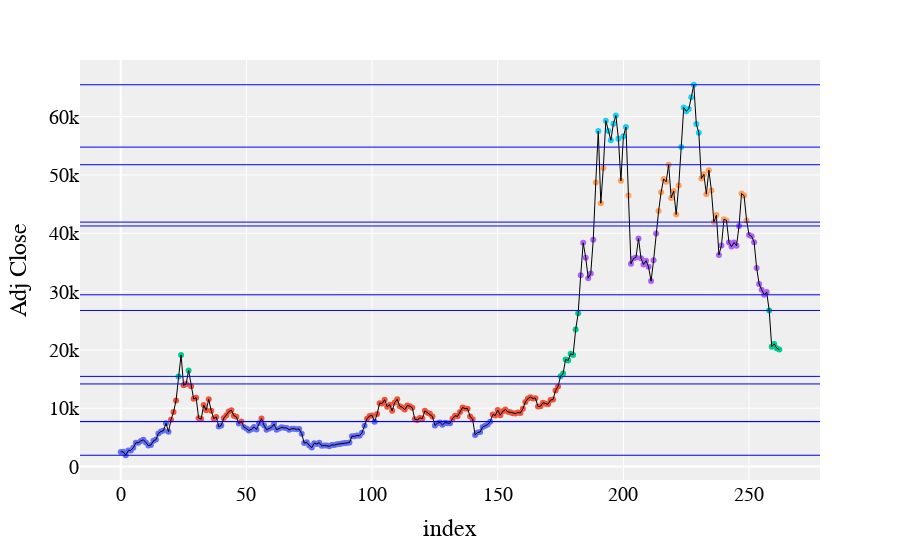

Notebook cell for this chart:
### Code cell
import plotly.graph_objects as go

# Again, assign an arbitrary color to each of the 6 clusters
colors = ['red', 'orange', 'yellow', 'green', 'blue', 'indigo']

# Create Scatter plot, assigning each point a color where
# point group = color index.
fig = btc.plot.scatter(
    x=btc.index,
    y="Adj Close",
    color=[colors[i] for i in clusters],
)

# Add horizontal lines
for cluster_min, cluster_max in cluster_min_max_price:
    fig.add_hline(y=cluster_min, line_width=1, line_color="blue")
    fig.add_hline(y=cluster_max, line_width=1, line_color="blue")

# Add a trace of the price for better clarity
fig.add_trace(go.Trace(
    x=btc.index,
    y=btc['Adj Close'],
    line_color="black",
    line_width=1
))

# Make it pretty
layout = go.Layout(
    plot_bgcolor='#efefef',
    showlegend=False,
    # Font Families
    font_family='Monospace',
    font_color='#000000',
    font_size=20,
    xaxis=dict(
        rangeslider=dict(
            visible=False
        ))
)
fig.update_layout(layout)
fig.show()

### Figure 1 — Plotly figure (JSON) as saved in the notebook; plotly's stock layout.template omitted (floating-point values rounded to 4 significant figures; data arrays with more than 128 entries replaced by an {"elided": "..."} marker saying what was removed)
{"data": [{"hovertemplate": "color=red<br>index=%{x}<br>Adj Close=%{y}<extra></extra>", "legendgroup": "red", "marker": {"color": "#636efa", "symbol": "circle"}, "mode": "markers", "name": "red", "orientation": "v", "showlegend": true, "type": "scatter", "x": [0, 1, 2, 3, 4, 5, 6, 7, 8, 9, 10, 11, 12, 13, 14, 15, 16, 17, 18, 19, 39, 40, 47, 49, 50, 51, 52, 53, 54, 55, 57, 58, 59, 60, 61, 62, 63, 64, 65, 66, 67, 68, 69, 70, 71, 72, 73, 74, 75, 76, 77, 78, 79, 80, 81, 82, 83, 84, 85, 86, 87, 88, 89, 90, 91, 92, 93, 94, 95, 96, 97, 101, 125, 126, 127, 128, 129, 130, 131, 141, 142, 143, 144, 145, 146, 147], "xaxis": "x", "y": [2506.0, 2518.0, 1930.0, 2730.0, 2757.0, 3214.0, 4073.0, 4088.0, 4383.0, 4583.0, 4123.0, 3583.0, 3683.0, 4404.0, 4610.0, 5678.0, 6008.0, 6154.0, 7407.0, 5950.0, 6844.0, 7024.0, 7368.0, 6786.0, 6499.0, 6173.0, 6386.0, 6774.0, 6360.0, 7418.0, 7068.0, 6323.0, 6506.0, 6707.0, 7273.0, 6301.0, 6517.0, 6711.0, 6626.0, 6603.0, 6291.0, 6482.0, 6486.0, 6376.0, 6411.0, 5624.0, 4010.0, 4140.0, 3614.0, 3253.0, 3999.0, 3866.0, 4077.0, 3553.0, 3601.0, 3584.0, 3464.0, 3690.0, 3674.0, 3810.0, 3847.0, 3952.0, 4025.0, 4022.0, 4105.0, 5199.0, 5168.0, 5315.0, 5285.0, 5796.0, 6972.0, 7688.0, 7048.0, 7424.0, 7564.0, 7152.0, 7512.0, 7423.0, 7411.0, 5392.0, 5830.0, 5922.0, 6791.0, 6971.0, 7189.0, 7680.0], "yaxis": "y"}, {"hovertemplate": "color=indigo<br>index=%{x}<br>Adj Close=%{y}<extra></extra>", "legendgroup": "indigo", "marker": {"color": "#EF553B", "symbol": "circle"}, "mode": "markers", "name": "indigo", "orientation": "v", "showlegend": true, "type": "scatter", "x": [20, 21, 22, 25, 26, 28, 29, 30, 31, 32, 33, 34, 35, 36, 37, 38, 41, 42, 43, 44, 45, 46, 48, 56, 98, 99, 100, 102, 103, 104, 105, 106, 107, 108, 109, 110, 111, 112, 113, 114, 115, 116, 117, 118, 119, 120, 121, 122, 123, 124, 132, 133, 134, 135, 136, 137, 138, 139, 140, 148, 149, 150, 151, 152, 153, 154, 155, 156, 157, 158, 159, 160, 161, 162, 163, 164, 165, 166, 167, 168, 169, 170, 171, 172, 173, 174], "xaxis": "x", "y": [8036.0, 9331.0, 11320.0, 13930.0, 14160.0, 13770.0, 11600.0, 11790.0, 8277.0, 8130.0, 10550.0, 9665.0, 11510.0, 9579.0, 8224.0, 8496.0, 8329.0, 8802.0, 9419.0, 9655.0, 8724.0, 8513.0, 7720.0, 8218.0, 8198.0, 8673.0, 8743.0, 8994.0, 10860.0, 10820.0, 11450.0, 10260.0, 10600.0, 9553.0, 10970.0, 11520.0, 10350.0, 10140.0, 9758.0, 10440.0, 10350.0, 10070.0, 8104.0, 7988.0, 8321.0, 8222.0, 9552.0, 9235.0, 9056.0, 8578.0, 8192.0, 8706.0, 8597.0, 9344.0, 10120.0, 9934.0, 9925.0, 8562.0, 8108.0, 8897.0, 8756.0, 9671.0, 8790.0, 9461.0, 9759.0, 9387.0, 9304.0, 9144.0, 9074.0, 9276.0, 9186.0, 9905.0, 11050.0, 11680.0, 11890.0, 11660.0, 11710.0, 10280.0, 10320.0, 10940.0, 10780.0, 10670.0, 11380.0, 11480.0, 13030.0, 13740.0], "yaxis": "y"}, {"hovertemplate": "color=green<br>index=%{x}<br>Adj Close=%{y}<extra></extra>", "legendgroup": "green", "marker": {"color": "#00cc96", "symbol": "circle"}, "mode": "markers", "name": "green", "orientation": "v", "showlegend": true, "type": "scatter", "x": [23, 24, 27, 175, 176, 177, 178, 179, 180, 181, 182, 258, 259, 260, 261, 262], "xaxis": "x", "y": [15460.0, 19140.0, 16480.0, 15480.0, 15960.0, 18370.0, 18180.0, 19350.0, 19140.0, 23480.0, 26270.0, 26760.0, 20550.0, 21030.0, 20280.0, 20060.0], "yaxis": "y"}, {"hovertemplate": "color=yellow<br>index=%{x}<br>Adj Close=%{y}<extra></extra>", "legendgroup": "yellow", "marker": {"color": "#ab63fa", "symbol": "circle"}, "mode": "markers", "name": "yellow", "orientation": "v", "showlegend": true, "type": "scatter", "x": [183, 184, 185, 186, 187, 188, 203, 204, 205, 206, 207, 208, 209, 210, 211, 212, 213, 238, 239, 242, 243, 244, 245, 246, 250, 251, 252, 253, 254, 255, 256, 257], "xaxis": "x", "y": [32780.0, 38360.0, 35790.0, 32290.0, 33110.0, 38900.0, 34770.0, 35680.0, 35860.0, 39100.0, 35700.0, 34650.0, 35290.0, 34240.0, 31800.0, 35350.0, 39970.0, 36280.0, 37920.0, 38430.0, 37710.0, 38420.0, 37850.0, 41250.0, 39720.0, 39470.0, 38470.0, 34060.0, 31310.0, 30320.0, 29450.0, 29910.0], "yaxis": "y"}, {"hovertemplate": "color=blue<br>index=%{x}<br>Adj Close=%{y}<extra></extra>", "legendgroup": "blue", "marker": {"color": "#FFA15A", "symbol": "circle"}, "mode": "markers", "name": "blue", "orientation": "v", "showlegend": true, "type": "scatter", "x": [189, 191, 192, 199, 202, 214, 215, 216, 217, 218, 219, 220, 221, 222, 231, 232, 233, 234, 235, 236, 237, 240, 241, 247, 248, 249], "xaxis": "x", "y": [48720.0, 45140.0, 51210.0, 49000.0, 46460.0, 43800.0, 47050.0, 49320.0, 48830.0, 51750.0, 46060.0, 47260.0, 43210.0, 48200.0, 49370.0, 50100.0, 46710.0, 50810.0, 47350.0, 41910.0, 43110.0, 42410.0, 42200.0, 46820.0, 46450.0, 42210.0], "yaxis": "y"}, {"hovertemplate": "color=orange<br>index=%{x}<br>Adj Close=%{y}<extra></extra>", "legendgroup": "orange", "marker": {"color": "#19d3f3", "symbol": "circle"}, "mode": "markers", "name": "orange", "orientation": "v", "showlegend": true, "type": "scatter", "x": [190, 193, 194, 195, 196, 197, 198, 200, 201, 223, 224, 225, 226, 227, 228, 229, 230], "xaxis": "x", "y": [57540.0, 59300.0, 57520.0, 55950.0, 58760.0, 60200.0, 56220.0, 56630.0, 58230.0, 54770.0, 61550.0, 60930.0, 61320.0, 63330.0, 65470.0, 58730.0, 57250.0], "yaxis": "y"}, {"line": {"color": "black", "width": 1}, "type": "scatter", "x": {"elided": "263 int values"}, "y": {"elided": "263 float values"}}], "layout": {"font": {"color": "#000000", "family": "Monospace", "size": 20}, "legend": {"title": {"text": "color"}, "tracegroupgap": 0}, "margin": {"t": 60}, "plot_bgcolor": "#efefef", "shapes": [{"line": {"color": "blue", "width": 1}, "type": "line", "x0": 0, "x1": 1, "xref": "x domain", "y0": 1930.0, "y1": 1930.0, "yref": "y"}, {"line": {"color": "blue", "width": 1}, "type": "line", "x0": 0, "x1": 1, "xref": "x domain", "y0": 7688.0, "y1": 7688.0, "yref": "y"}, {"line": {"color": "blue", "width": 1}, "type": "line", "x0": 0, "x1": 1, "xref": "x domain", "y0": 54770.0, "y1": 54770.0, "yref": "y"}, {"line": {"color": "blue", "width": 1}, "type": "line", "x0": 0, "x1": 1, "xref": "x domain", "y0": 65470.0, "y1": 65470.0, "yref": "y"}, {"line": {"color": "blue", "width": 1}, "type": "line", "x0": 0, "x1": 1, "xref": "x domain", "y0": 29450.0, "y1": 29450.0, "yref": "y"}, {"line": {"color": "blue", "width": 1}, "type": "line", "x0": 0, "x1": 1, "xref": "x domain", "y0": 41250.0, "y1": 41250.0, "yref": "y"}, {"line": {"color": "blue", "width": 1}, "type": "line", "x0": 0, "x1": 1, "xref": "x domain", "y0": 15460.0, "y1": 15460.0, "yref": "y"}, {"line": {"color": "blue", "width": 1}, "type": "line", "x0": 0, "x1": 1, "xref": "x domain", "y0": 26760.0, "y1": 26760.0, "yref": "y"}, {"line": {"color": "blue", "width": 1}, "type": "line", "x0": 0, "x1": 1, "xref": "x domain", "y0": 41910.0, "y1": 41910.0, "yref": "y"}, {"line": {"color": "blue", "width": 1}, "type": "line", "x0": 0, "x1": 1, "xref": "x domain", "y0": 51750.0, "y1": 51750.0, "yref": "y"}, {"line": {"color": "blue", "width": 1}, "type": "line", "x0": 0, "x1": 1, "xref": "x domain", "y0": 7720.0, "y1": 7720.0, "yref": "y"}, {"line": {"color": "blue", "width": 1}, "type": "line", "x0": 0, "x1": 1, "xref": "x domain", "y0": 14160.0, "y1": 14160.0, "yref": "y"}], "showlegend": false, "xaxis": {"anchor": "y", "domain": [0, 1], "rangeslider": {"visible": false}, "title": {"text": "index"}}, "yaxis": {"anchor": "x", "domain": [0, 1], "title": {"text": "Adj Close"}}}}
